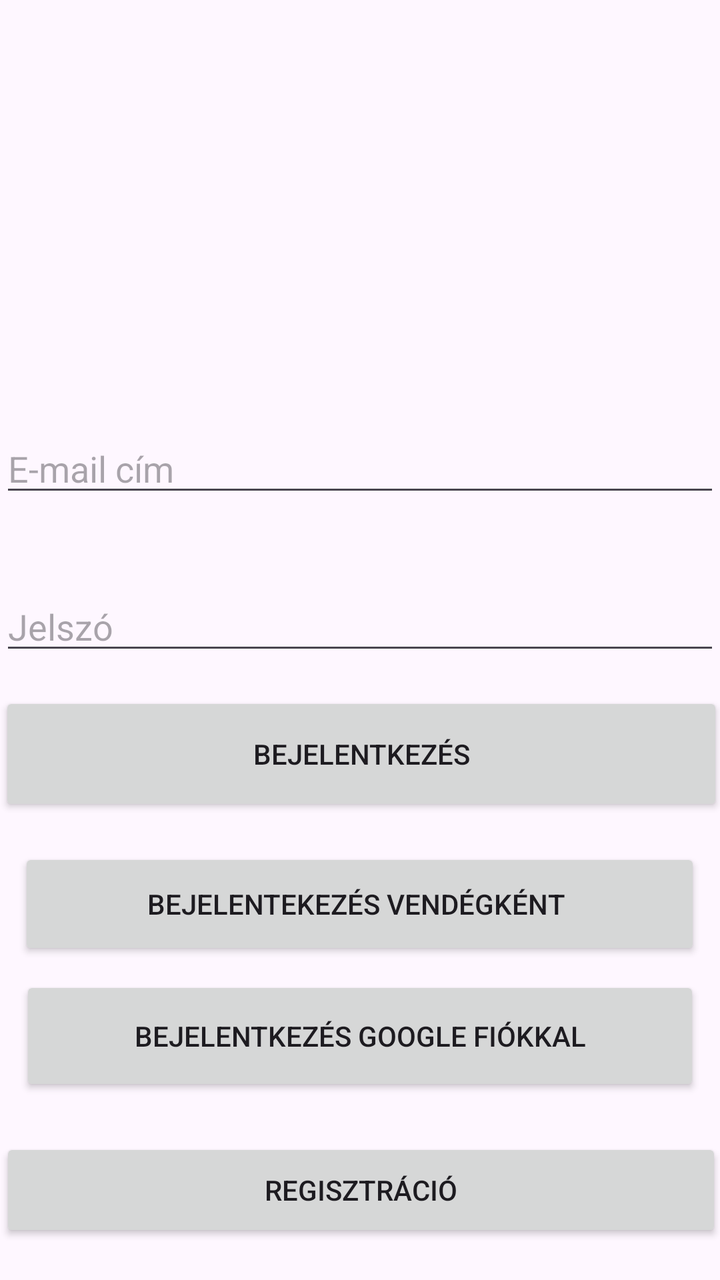
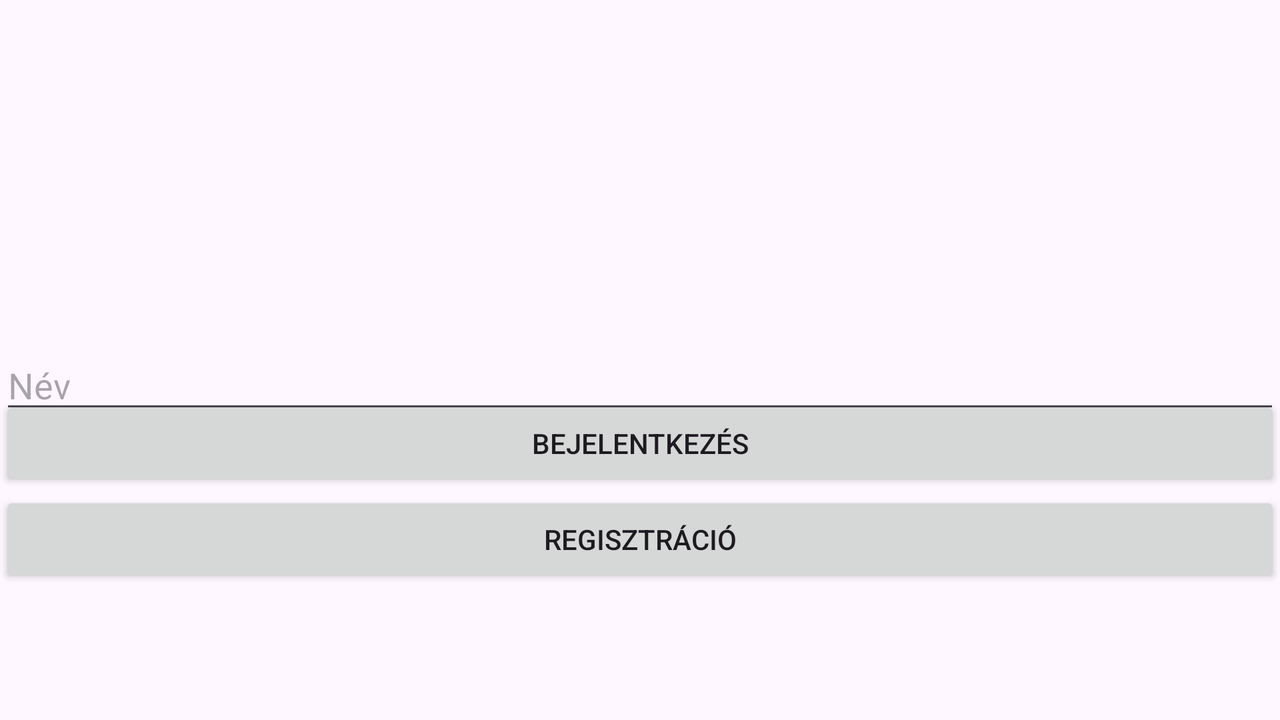

Compare how this app lays out the same screen by default and in its alternative resource folder. The renders come first, then the two layout files and the values they reference.
<!-- AndroidManifest.xml: application theme Theme.LotyintsdApp -->
<!-- res/layout/activity_main.xml -->
<?xml version="1.0" encoding="utf-8"?>
<androidx.constraintlayout.widget.ConstraintLayout xmlns:android="http://schemas.android.com/apk/res/android"
    xmlns:app="http://schemas.android.com/apk/res-auto"
    xmlns:tools="http://schemas.android.com/tools"
    android:layout_width="match_parent"
    android:layout_height="match_parent"
    tools:context=".MainActivity">

    <EditText
        android:id="@+id/editTextUserName"
        android:layout_width="match_parent"
        android:layout_height="wrap_content"
        android:ems="10"
        android:hint="@string/email_address"
        android:inputType="text"
        app:layout_constraintBottom_toBottomOf="parent"
        app:layout_constraintEnd_toEndOf="parent"
        app:layout_constraintHorizontal_bias="0.0"
        app:layout_constraintStart_toStartOf="parent"
        app:layout_constraintTop_toTopOf="parent"
        app:layout_constraintVertical_bias="0.354" />

    <Button
        android:id="@+id/loginButton"
        android:layout_width="362dp"
        android:layout_height="62dp"
        android:onClick="login"
        android:text="@string/login"
        app:layout_constraintBottom_toBottomOf="parent"
        app:layout_constraintEnd_toEndOf="parent"
        app:layout_constraintHorizontal_bias="0.489"
        app:layout_constraintStart_toStartOf="parent"
        app:layout_constraintTop_toBottomOf="@+id/editTextPassword"
        app:layout_constraintVertical_bias="0.055" />

    <EditText
        android:id="@+id/editTextPassword"
        android:layout_width="match_parent"
        android:layout_height="wrap_content"
        android:layout_marginBottom="150dp"
        android:ems="10"
        android:hint="@string/password"
        android:inputType="textPassword"
        app:layout_constraintBottom_toBottomOf="parent"
        app:layout_constraintTop_toBottomOf="@+id/editTextUserName"
        app:layout_constraintVertical_bias="0.193"
        tools:layout_editor_absoluteX="0dp" />

    <Button
        android:id="@+id/guestLoginButton"
        android:layout_width="341dp"
        android:layout_height="56dp"
        android:layout_marginTop="16dp"
        android:onClick="loginAsGuest"
        android:text="Bejelentekezés vendégként "
        app:layout_constraintEnd_toEndOf="parent"
        app:layout_constraintHorizontal_bias="0.492"
        app:layout_constraintStart_toStartOf="parent"
        app:layout_constraintTop_toBottomOf="@+id/loginButton" />

    <Button
        android:id="@+id/registerButton"
        android:layout_width="361dp"
        android:layout_height="52dp"
        android:onClick="register"
        android:text="@string/registration"
        app:layout_constraintBottom_toBottomOf="parent"
        app:layout_constraintEnd_toEndOf="parent"
        app:layout_constraintStart_toStartOf="parent"
        app:layout_constraintTop_toBottomOf="@+id/googleSignInButton"
        app:layout_constraintVertical_bias="0.525" />

    <Button
        android:id="@+id/googleSignInButton"
        android:layout_width="340dp"
        android:layout_height="60dp"
        android:layout_marginTop="8dp"
        android:onClick="loginWithGoogle"
        android:text="Bejelentkezés google fiókkal"
        app:layout_constraintEnd_toEndOf="parent"
        app:layout_constraintHorizontal_bias="0.493"
        app:layout_constraintStart_toStartOf="parent"
        app:layout_constraintTop_toBottomOf="@+id/guestLoginButton" />

    <ImageView
        android:id="@+id/imageView"
        android:layout_width="409dp"
        android:layout_height="241dp"
        app:layout_constraintTop_toTopOf="parent"
        app:srcCompat="@drawable/logo"
        tools:layout_editor_absoluteX="1dp" />

</androidx.constraintlayout.widget.ConstraintLayout>
<!-- resources referenced by this layout -->
<resources>
  <string name="email_address">E-mail cím</string>
  <string name="login">Bejelentkezés</string>
  <string name="password">Jelszó</string>
  <string name="registration">Regisztráció</string>
  <style name="Theme.LotyintsdApp" parent="Base.Theme.LotyintsdApp" />
  <style name="Base.Theme.LotyintsdApp" parent="Theme.Material3.DayNight.NoActionBar">
          <item name="colorPrimary">@color/main</item>
          <item name="colorPrimaryVariant">@color/main</item>
          <item name="colorOnPrimary">@color/white</item>
          
          <item name="colorSecondary">@color/teal_200</item>
          <item name="colorOnSecondary">@color/black</item>
          
          <item name="android:statusBarColor" tools:targetApi="l">?attr/colorPrimaryVariant</item>
      </style>
  <color name="main">#64603E</color>
  <color name="white">#FFFFFFFF</color>
  <color name="teal_200">#FFC32A</color>
  <color name="black">#FF000000</color>
</resources>
<!-- res/layout-land/activity_main.xml (the author's variant of the layout above) -->
<!-- drawn on the phone turned sideways -->
<?xml version="1.0" encoding="utf-8"?>
<androidx.constraintlayout.widget.ConstraintLayout xmlns:android="http://schemas.android.com/apk/res/android"
    xmlns:app="http://schemas.android.com/apk/res-auto"
    xmlns:tools="http://schemas.android.com/tools"
    android:id="@+id/main"
    android:layout_width="match_parent"
    android:layout_height="match_parent"
    tools:context=".MainActivity">

    <EditText
        android:id="@+id/editTextUserName"
        android:layout_width="match_parent"
        android:layout_height="wrap_content"
        android:ems="10"
        android:hint="@string/name"
        android:inputType="text"
        app:layout_constraintBottom_toBottomOf="parent"
        app:layout_constraintTop_toTopOf="parent"
        app:layout_constraintVertical_bias="0.535"
        tools:layout_editor_absoluteX="0dp" />

    <Button
        android:id="@+id/loginButton"
        android:layout_width="0dp"
        android:layout_height="wrap_content"
        android:onClick="login"
        android:text="@string/login"
        app:layout_constraintBottom_toBottomOf="parent"
        app:layout_constraintEnd_toEndOf="parent"
        app:layout_constraintHorizontal_bias="0.0"
        app:layout_constraintStart_toStartOf="parent"
        app:layout_constraintTop_toBottomOf="@+id/editTextPassword"
        app:layout_constraintVertical_bias="0.194" />

    <Button
        android:id="@+id/registerButton"
        android:layout_width="0dp"
        android:layout_height="wrap_content"
        android:onClick="register"
        android:text="@string/registration"
        app:layout_constraintBottom_toBottomOf="parent"
        app:layout_constraintEnd_toEndOf="parent"
        app:layout_constraintHorizontal_bias="0.0"
        app:layout_constraintStart_toStartOf="parent"
        app:layout_constraintTop_toBottomOf="@+id/loginButton"
        app:layout_constraintVertical_bias="0.0" />

    <EditText
        android:id="@+id/editTextPassword"
        android:layout_width="match_parent"
        android:layout_height="wrap_content"
        android:layout_marginBottom="150dp"
        android:ems="10"
        android:hint="@string/password"
        android:inputType="textPassword"
        app:layout_constraintBottom_toBottomOf="parent"
        app:layout_constraintTop_toBottomOf="@+id/editTextUserName"
        app:layout_constraintVertical_bias="0.0"
        tools:layout_editor_absoluteX="0dp" />

    <ImageView
        android:id="@+id/imageView2"
        android:layout_width="165dp"
        android:layout_height="141dp"
        app:srcCompat="@drawable/logo"
        tools:layout_editor_absoluteX="283dp"
        tools:layout_editor_absoluteY="16dp" />

</androidx.constraintlayout.widget.ConstraintLayout>
<!-- resources referenced by the variant -->
<!-- as the phone turned sideways resolves them -->
<resources>
  <string name="login">Bejelentkezés</string>
  <string name="name">Név</string>
  <string name="password">Jelszó</string>
  <string name="registration">Regisztráció</string>
  <style name="Theme.LotyintsdApp" parent="Base.Theme.LotyintsdApp" />
  <style name="Base.Theme.LotyintsdApp" parent="Theme.Material3.DayNight.NoActionBar">
          <item name="colorPrimary">@color/main</item>
          <item name="colorPrimaryVariant">@color/main</item>
          <item name="colorOnPrimary">@color/white</item>
          
          <item name="colorSecondary">@color/teal_200</item>
          <item name="colorOnSecondary">@color/black</item>
          
          <item name="android:statusBarColor" tools:targetApi="l">?attr/colorPrimaryVariant</item>
      </style>
  <color name="main">#64603E</color>
  <color name="white">#FFFFFFFF</color>
  <color name="teal_200">#FFC32A</color>
  <color name="black">#FF000000</color>
</resources>
